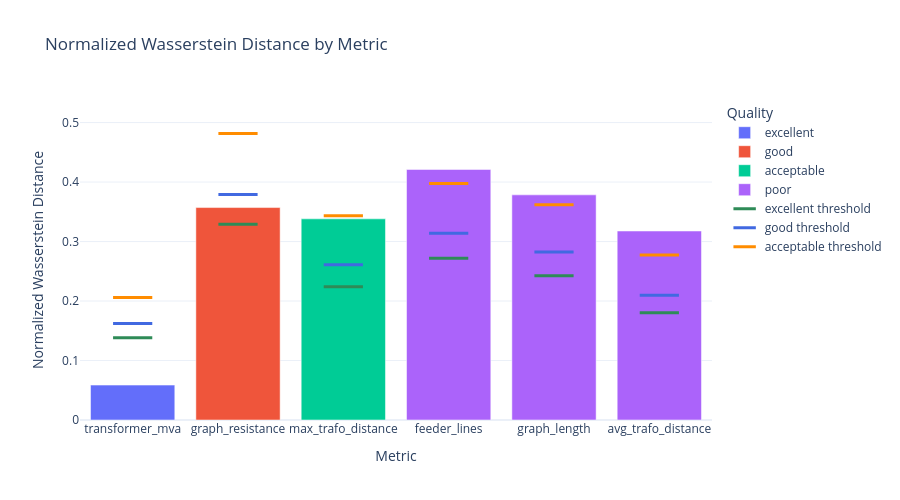

The cell this chart's notebook holds for it:
### Markdown cell above
## Wasserstein Distance

### Code cell
_ = show_wasserstein_summary(notebook_data)

### Figure 1 — Plotly figure (JSON) as saved in the notebook; plotly's stock layout.template omitted (floating-point values rounded to 4 significant figures)
{"data": [{"hovertemplate": "Quality=excellent<br>Metric=%{x}<br>Normalized Wasserstein Distance=%{y}<extra></extra>", "legendgroup": "excellent", "marker": {"color": "#636efa", "pattern": {"shape": ""}}, "name": "excellent", "orientation": "v", "showlegend": true, "textposition": "auto", "type": "bar", "x": ["transformer_mva"], "xaxis": "x", "y": [0.0587], "yaxis": "y"}, {"hovertemplate": "Quality=good<br>Metric=%{x}<br>Normalized Wasserstein Distance=%{y}<extra></extra>", "legendgroup": "good", "marker": {"color": "#EF553B", "pattern": {"shape": ""}}, "name": "good", "orientation": "v", "showlegend": true, "textposition": "auto", "type": "bar", "x": ["graph_resistance"], "xaxis": "x", "y": [0.3571], "yaxis": "y"}, {"hovertemplate": "Quality=acceptable<br>Metric=%{x}<br>Normalized Wasserstein Distance=%{y}<extra></extra>", "legendgroup": "acceptable", "marker": {"color": "#00cc96", "pattern": {"shape": ""}}, "name": "acceptable", "orientation": "v", "showlegend": true, "textposition": "auto", "type": "bar", "x": ["max_trafo_distance"], "xaxis": "x", "y": [0.3381], "yaxis": "y"}, {"hovertemplate": "Quality=poor<br>Metric=%{x}<br>Normalized Wasserstein Distance=%{y}<extra></extra>", "legendgroup": "poor", "marker": {"color": "#ab63fa", "pattern": {"shape": ""}}, "name": "poor", "orientation": "v", "showlegend": true, "textposition": "auto", "type": "bar", "x": ["feeder_lines", "graph_length", "avg_trafo_distance"], "xaxis": "x", "y": [0.4212, 0.3785, 0.3177], "yaxis": "y"}, {"hovertemplate": "excellent: %{y:.4f}<extra></extra>", "marker": {"line": {"color": "seagreen", "width": 3}, "size": 28, "symbol": "line-ew"}, "mode": "markers", "name": "excellent threshold", "type": "scatter", "x": ["feeder_lines", "graph_length", "graph_resistance", "max_trafo_distance", "avg_trafo_distance", "transformer_mva"], "y": [0.272, 0.2423, 0.3289, 0.224, 0.1803, 0.1383]}, {"hovertemplate": "good: %{y:.4f}<extra></extra>", "marker": {"line": {"color": "royalblue", "width": 3}, "size": 28, "symbol": "line-ew"}, "mode": "markers", "name": "good threshold", "type": "scatter", "x": ["feeder_lines", "graph_length", "graph_resistance", "max_trafo_distance", "avg_trafo_distance", "transformer_mva"], "y": [0.314, 0.2824, 0.379, 0.2608, 0.2097, 0.1624]}, {"hovertemplate": "acceptable: %{y:.4f}<extra></extra>", "marker": {"line": {"color": "darkorange", "width": 3}, "size": 28, "symbol": "line-ew"}, "mode": "markers", "name": "acceptable threshold", "type": "scatter", "x": ["feeder_lines", "graph_length", "graph_resistance", "max_trafo_distance", "avg_trafo_distance", "transformer_mva"], "y": [0.3975, 0.3618, 0.4816, 0.3433, 0.2774, 0.2061]}], "layout": {"barmode": "relative", "height": 500, "legend": {"title": {"text": "Quality"}, "tracegroupgap": 0}, "title": {"text": "Normalized Wasserstein Distance by Metric"}, "xaxis": {"anchor": "y", "domain": [0, 1], "title": {"text": "Metric"}}, "yaxis": {"anchor": "x", "domain": [0, 1], "title": {"text": "Normalized Wasserstein Distance"}}}}
